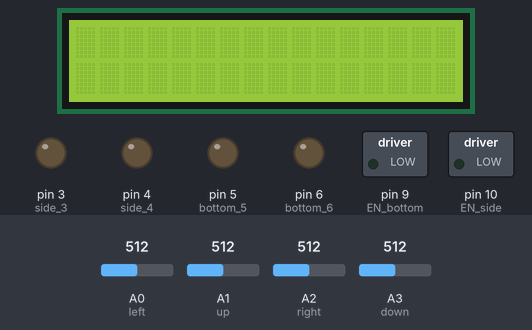
Recording of a sketch running on a simulated Arduino Uno, built with avr-gcc and run on an emulated ATmega328P. On the bench: 16×2 character LCD, switched loads named in the sketch (green lamp = pin HIGH), output pins drawn as LEDs (lit = HIGH). Dashed ring = blinking. The test bench sets the inputs (shaded band); at power-on: A3 (down) = 512, A0 (left) = 512, A2 (right) = 512, A1 (up) = 512. What the sketch prints to the serial monitor is not drawn.

Above: at 1.2 s.
1.3 s: A3 (down) set to 848
2.8 s: A3 (down) set to 870
At 3.5 s:
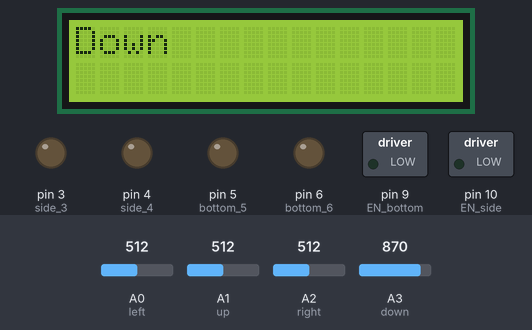
4.3 s: A0 (left) set to 501
At 5.1 s:
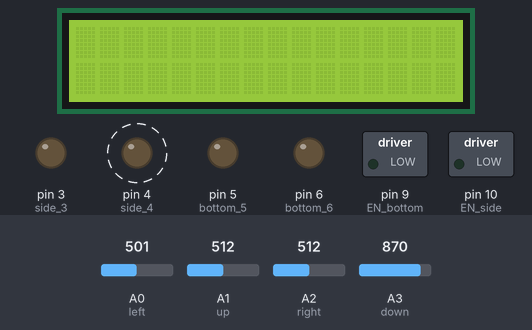
7.3 s: A0 (left) set to 483
At 7.47 s:
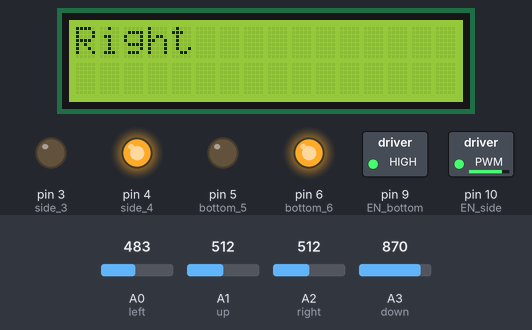
9.7 s: A2 (right) set to 487
At 10.9 s:
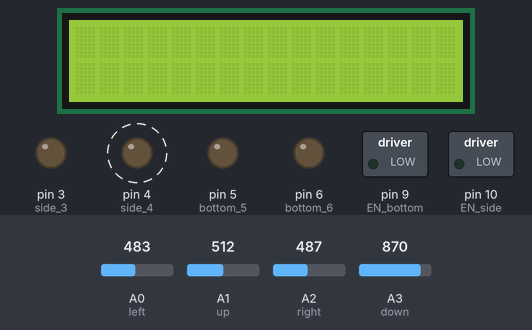
11.2 s: A2 (right) set to 340
At 11.8 s:
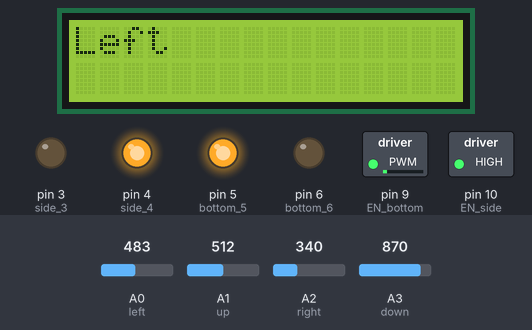
Timing chart, 0 to 14.2 s (numbered marks = the images above; inputs shaded):
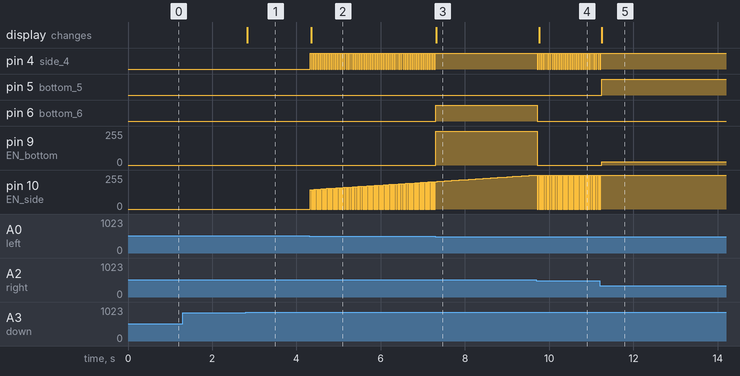

Measured:
- the behaviour switches between 862 and 863 on A3 (down) (found by bisection; images 0 and 1)
- the behaviour switches between 492 and 491 on A0 (left) (found by bisection; images 2 and 3)
- the behaviour switches between 504 and 503 on A2 (right) (found by bisection; images 3 and 4)
- after the input at 2.8 s, the display: changes at once (image 1)
- after the input at 4.3 s, pin 10 (EN_side): ramps from 0/255 to 206/255 and jumps back, once every 0.04 s
- after the input at 7.3 s, pin 4 (side_4): stops changing and stays HIGH; pin 6 (bottom_6): LOW → HIGH at once; pin 9 (EN_bottom): 0/255 → 255/255 at once; the display: changes at once (image 3)
- after the input at 9.7 s, pin 4 (side_4): alternates HIGH for 0.02 s and LOW for 0.02 s, starting at once; pin 6 (bottom_6): HIGH → LOW at once; pin 9 (EN_bottom): 255/255 → 0/255 at once; the display: changes after 0.06 s (image 4)
- after the input at 11.2 s, pin 4 (side_4): goes on until 11.2 s, then stays HIGH; pin 5 (bottom_5): LOW → HIGH at once; pin 9 (EN_bottom): 0/255 → 25/255 at once; pin 10 (EN_side): goes on until 11.2 s, then stays 255/255; the display: changes after 0.05 s (image 5)

The sketch:

automatic.final.ino
```cpp
#include <Wire.h>
#include<LiquidCrystal.h>
#include<LiquidCrystal_I2C.h>
#define side_3 3
#define side_4 4
#define bottom_5 5
#define bottom_6 6
#define up A1
#define left A0
#define down A3
#define right A2
#define EN_side 10
#define EN_bottom 9
LiquidCrystal_I2C lcd (0x27,16,2);

float error_up_down=0, last_error_up_down=0, error_left_right=0, last_error_left_right=0, integral_up_down=0, integral_left_right=0, derivative_up_down=0, derivative_left_right=0;
float kp_up_down = 0.28, ki_up_down = 0.01, kd_up_down = 0.0000009;
float kp_left_right = 0.57, ki_left_right = 0, kd_left_right = 0.000001;
int speed_side = 0;
int speed_bottom = 0;

void adjustSideMotor() {
 float reading_up = analogRead(up);
  float reading_down = analogRead(down);

  error_up_down = reading_up - reading_down;
  integral_up_down += error_up_down;
  derivative_up_down = error_up_down - last_error_up_down;

  double output_side = kp_up_down * error_up_down + ki_up_down * integral_up_down + kd_up_down * derivative_up_down;

  output_side = map(output_side, -1023, 1023, -255, 255);
  speed_side = output_side;

  Serial.println(speed_side);
   Serial.println(reading_up);
    Serial.println(reading_down);

  if (reading_up - reading_down > 350) {
    lcd.clear();
     lcd.setCursor(0, 0);
        lcd.print("Up");

    digitalWrite(side_3, HIGH);
    digitalWrite(side_4, LOW);
  } else if (reading_down - reading_up > 350) {
    digitalWrite(side_3, LOW);
    digitalWrite(side_4, HIGH);

    lcd.clear();
     lcd.setCursor(0, 0);
        lcd.print("Down");
  }
else {
       lcd.backlight();
    lcd.clear();
  digitalWrite(side_3, LOW);
  digitalWrite(side_4, LOW);
  digitalWrite(bottom_5, LOW);
  digitalWrite(bottom_6, LOW);
 analogWrite(EN_side, 0);
 analogWrite(EN_bottom, 0); }

  analogWrite(EN_side, abs(speed_side));

  last_error_up_down = error_up_down;


}

void adjustBottomMotor() {
  float reading_left = analogRead(left);
  float reading_right = analogRead(right);
  Serial.println(speed_bottom);
   Serial.println(reading_left);
    Serial.println(reading_right);

  error_left_right = reading_left - reading_right;
  integral_left_right += error_left_right;
  derivative_left_right = error_left_right - last_error_left_right;

  double output_bottom = kp_left_right * error_left_right + ki_left_right * integral_left_right + kd_left_right * derivative_left_right;

  output_bottom = map(output_bottom, -1023, 1023, -255, 255);

  speed_bottom = output_bottom;


  if (reading_left - reading_right > 20) {
    digitalWrite(bottom_5, HIGH);
    digitalWrite(bottom_6, LOW);
      // Set the motor speed using PWM
  analogWrite(EN_bottom, abs(speed_bottom)+5);

    lcd.clear();
     lcd.setCursor(0, 0);
        lcd.print("Left");
  } else if (reading_right - reading_left > 20) {
    digitalWrite(bottom_5, LOW);
    digitalWrite(bottom_6, HIGH);
      // Set the motor speed using PWM
  analogWrite(EN_bottom, abs(speed_bottom)-5);

    lcd.clear();
     lcd.setCursor(0, 0);
        lcd.print("Right");
}
else {
       lcd.backlight();
    lcd.clear();
  digitalWrite(side_3, LOW);
  digitalWrite(side_4, LOW);
  digitalWrite(bottom_5, LOW);
  digitalWrite(bottom_6, LOW);
 analogWrite(EN_side, 0);
 analogWrite(EN_bottom, 0); }

  last_error_left_right = error_left_right;


}

void setup() {
  Serial.begin(9600);
  pinMode(side_3, OUTPUT);
  pinMode(side_4, OUTPUT);
  pinMode(EN_side, OUTPUT);
  pinMode(bottom_5, OUTPUT);
  pinMode(bottom_6, OUTPUT);
  pinMode(EN_bottom, OUTPUT);

  pinMode(up, INPUT);
  pinMode(left, INPUT);
  pinMode(down, INPUT);
  pinMode(right, INPUT);

  digitalWrite(side_3, LOW);
  digitalWrite(side_4, LOW);
  digitalWrite(EN_side, LOW);
  digitalWrite(bottom_5, LOW);
  digitalWrite(bottom_6, LOW);
  digitalWrite(EN_bottom, LOW);
    lcd.init();
 lcd.backlight();
}

void loop() {
float reading_up = analogRead(up);
 float reading_down = analogRead(down);
  float reading_left = analogRead(left);
    float reading_right = analogRead(right);


  if (abs(reading_up - reading_down) > 0 ) {
adjustSideMotor();
}
if( abs(reading_left - reading_right) > 0) {
adjustBottomMotor();
}
else {
  digitalWrite(side_3, LOW);
  digitalWrite(side_4, LOW);
  digitalWrite(bottom_5, LOW);
  digitalWrite(bottom_6, LOW);
 analogWrite(EN_side, 0);
 analogWrite(EN_bottom, 0); }
}
```
